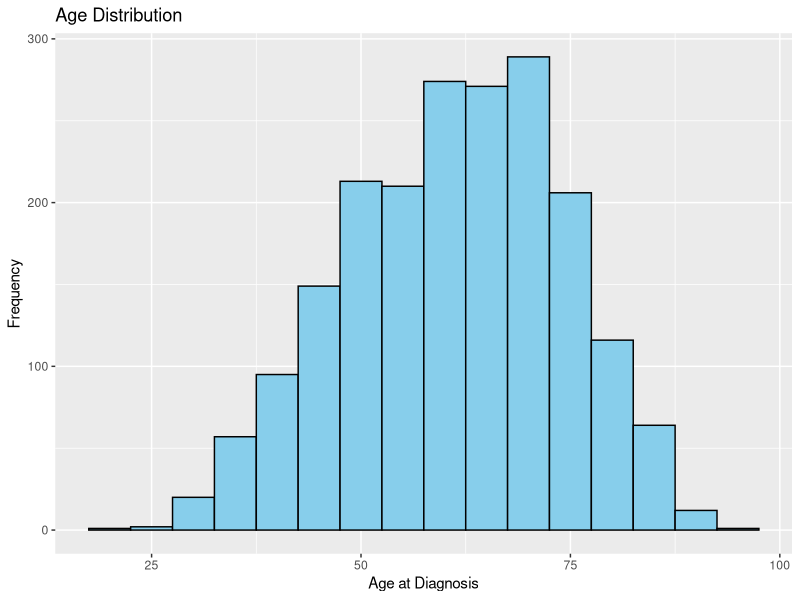
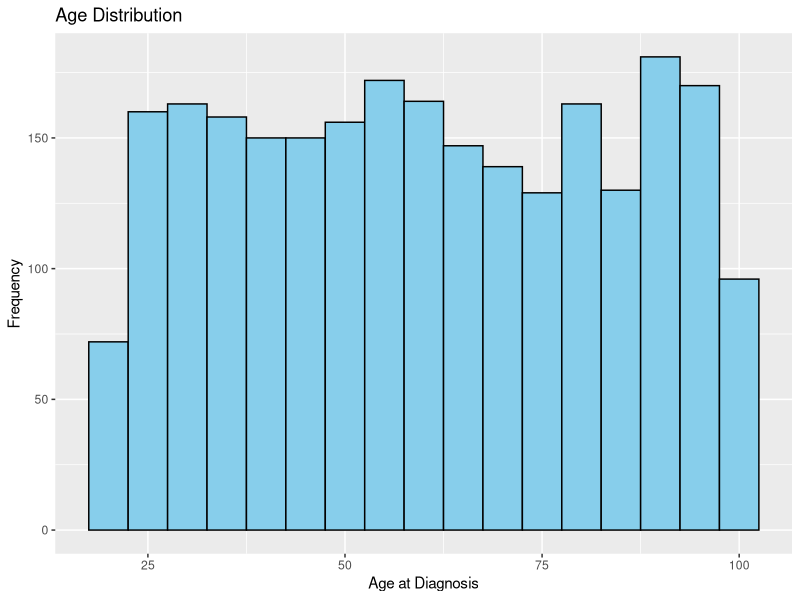

R code for these plots, in order:
install.packages("tidyverse") # Install if not already installed
library(tidyverse)

# Read data files
data_sample <- read_delim("data_clinical_sample.txt", delim = "\t", skip = 4, show_col_types = FALSE)
data_patient <- read_delim("data_clinical_patient.txt", delim = "\t", skip = 4, show_col_types = FALSE)

colnames(data_sample)
colnames(data_patient)

str(data_sample)
str(data_patient)

# Select relevant columns from data_sample
data_sample_filtered <- select(data_sample, "PATIENT_ID", "ONCOTREE_CODE")

# Select relevant columns from data_patient
data_patient_filtered <- select(data_patient, "PATIENT_ID", "AGE_AT_DIAGNOSIS", "INFERRED_MENOPAUSAL_STATE", "HORMONE_THERAPY")

# Merge datasets based on #Patient Identifier
merged_data <- inner_join(data_sample_filtered, data_patient_filtered, by = "PATIENT_ID")
merged_data <- rename(merged_data, BRCA_GENE = ONCOTREE_CODE, ID = PATIENT_ID, AGE = AGE_AT_DIAGNOSIS)
merged_data$CANCER <- 1
merged_data$ID <- seq(1, 2509)

colSums(is.na(merged_data))
filas_con_na <- merged_data[apply(is.na(merged_data), 1, any), ]
print(filas_con_na)
merged_data <- na.omit(merged_data)

merged_data

# Replace Oncotree Code values with 1, 0, or NaN
merged_data$BRCA_GENE <- ifelse(
  grepl("BRCA", merged_data$BRCA_GENE), 
  1, 
  ifelse(merged_data$BRCA_GENE == "", NaN, 0)
)

# Count occurrences of each Oncotree Code category
category_counts <- table(merged_data$BRCA_GENE)
print(category_counts)

# Histogram for Age
ggplot(merged_data, aes(x = AGE)) +
  geom_histogram(binwidth = 5, fill = "skyblue", color = "black") +
  labs(title = "Age Distribution", x = "Age at Diagnosis", y = "Frequency")

# Calculate the minimum and maximum age
min_age <- min(merged_data$AGE, na.rm = TRUE)
max_age <- max(merged_data$AGE, na.rm = TRUE)

# Print the results
cat("Minimum Age:", min_age, "\n")
cat("Maximum Age:", max_age, "\n")

# Load necessary libraries
library(dplyr)

# Set the number of healthy individuals
num_healthy <- 2500


# Generate synthetic healthy data
set.seed(123) # for reproducibility
healthy_data <- data.frame(
  ID = seq(1, num_healthy),
  BRCA_GENE = c(rep(1, 45), rep(0, num_healthy - 45)), # 45/(45+133)=25%
  AGE = sample(20:100, num_healthy, replace = TRUE),
  HORMONE_THERAPY = sample(c("YES", "NO"), num_healthy, replace = TRUE),
  CANCER = 0 # Healthy individuals
)

healthy_data$INFERRED_MENOPAUSAL_STATE <- ifelse(healthy_data$AGE > 50, "Post", "Pre")

ggplot(healthy_data, aes(x = AGE)) +
  geom_histogram(binwidth = 5, fill = "skyblue", color = "black") +
  labs(title = "Age Distribution", x = "Age at Diagnosis", y = "Frequency")

# View the first few rows of the synthetic healthy dataset
head(healthy_data)

combined_data <- bind_rows(merged_data, healthy_data)
combined_data
# Randomly shuffle the combined dataset
set.seed(456) # for reproducibility
shuffled_data <- combined_data[sample(nrow(combined_data)), ]

# View the first few rows of the shuffled combined data
head(shuffled_data)

# Save to CSV if needed
write.csv(shuffled_data, "shuffled_combined_data.csv", row.names = FALSE)

ls(
)

